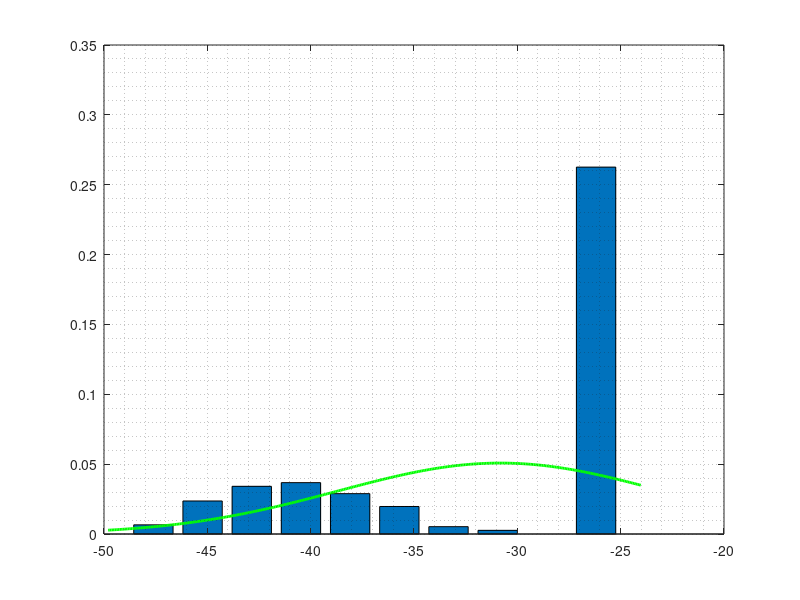
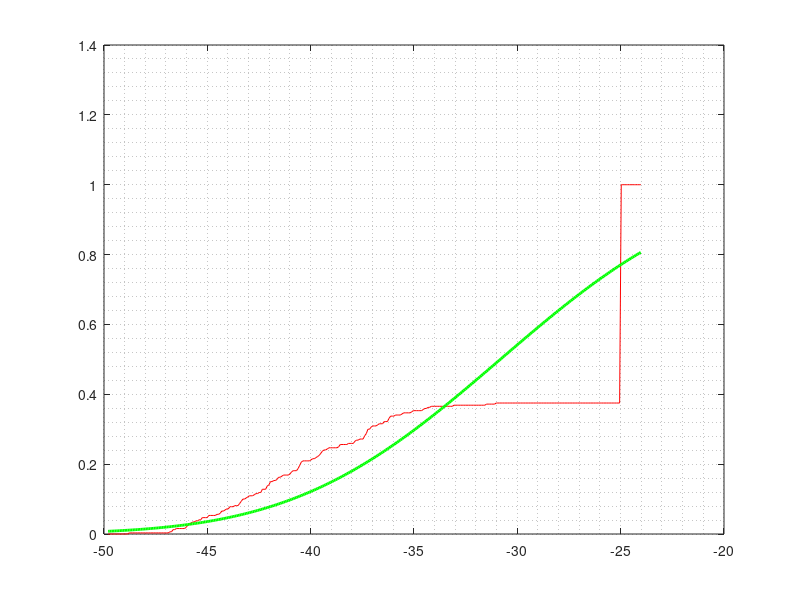

Source code (MATLAB) for these figures, in order:
close all;
clear all;
clc;

pkg load statistics;

X = 4*[-10.82,-9.27,-9.65,-9.36,-9.27,-11.25,-9.89,-9.26,-11.15,-8.90,-11.02,-8.28,-9.18,-10.16,-10.59,-10.82,-9.05,-9.47,-10.98,-11.50,-8.64,-10.86,-10.76,-11.49,-11.09,-9.33,-9.32,-9.66,-8.79,-10.54,-9.12,-10.40,-8.59,-10.22,-9.06,-10.59,-10.60,-10.25,-9.35,-11.44,-9.81,-9.32,-9.95,-9.33,-10.64,-9.45,-10.99,-10.15,-10.39,-10.36,-10.49,-11.67,-10.00,-10.87,-11.11,-9.68,-10.77,-9.13,-8.62,-10.33,-11.36,-10.24,-9.41,-11.05,-10.15,-9.35,-11.45,-9.87,-10.41,-10.11,-10.84,-11.48,-7.77,-10.79,-9.88,-10.70,-9.07,-9.47,-10.15,-9.93,-11.52,-9.04,-10.93,-10.13,-9.56,-11.39,-9.79,-9.19,-11.09,-9.86,-10.67,-10.26,-9.07,-10.53,-11.24,-10.16,-11.33,-8.76,-8.88,-10.53,-10.12,-8.98,-9.84,-9.90,-10.13,-9.32,-9.31,-9.99,-8.55,-11.64,-11.32,-10.51,-11.71,-10.50,-10.50,-12.20,-11.68, -10.45,-7.88,-10.84];
ttt = zeros(1,200)-25;
X = [ttt X];

% а)
M_max = max(X);
disp ("Максимальное значение:"), disp(M_max);
M_min = min(X);
disp ("Минимальное значение:"), disp(M_min);

% б)
R = M_max - M_min;
disp ("Размах выборки:"), disp(R);


% в)
MX = mean(X);
disp ("Выборочное среднее:"), disp(MX);
DX = var(X); % sigma == std == sqrt(var(arg))
disp ("Исправленая выборочная дисперсия:"), disp(DX);

% г)
m = floor(log2(length(X))) + 2;
delta = R / m;
[nn, xx] = hist(X, m);
nn = nn ./ (sum(nn) * delta);

% д)
figure;
bar(xx, nn);
grid minor;
hold on;
% normal probability distribution function
sigma = std(X);
x = (M_min - 1):(sigma / 100):(M_max + 1);
plot(x, normpdf(x, MX, sigma), 'g', 'LineWidth', 2);
hold off;

% е)
figure;
% empirical cumulative distribution function
plot(x, empirical_cdf(x, X), 'r');
grid minor;
hold on;
% normal cumulative distribution function
plot(x, normcdf(x, MX, sigma), 'g', 'LineWidth', 2);
hold off;
